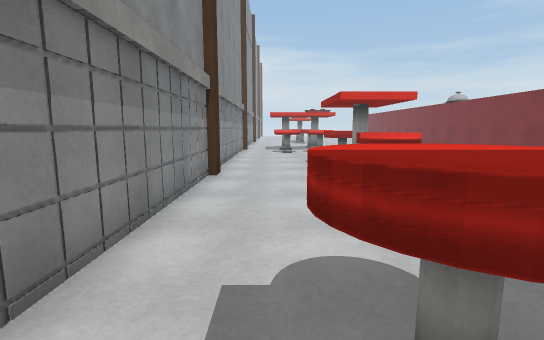
view 1 (above)

17 first-person views from a walk through a Unity game level. The camera is 1.4 m above the floor, tilts 8° down and sees 85° across. The floor is counted in squares, 1 m on a side. Each view is taken from the middle of a square. On the plan, view 1 faces up. The plan holds only what a view shows up to about 14 squares ahead; the rest is blank. The place goes on beyond the plan. Surface patterns are stand-ins for the level's own textures.

view 2
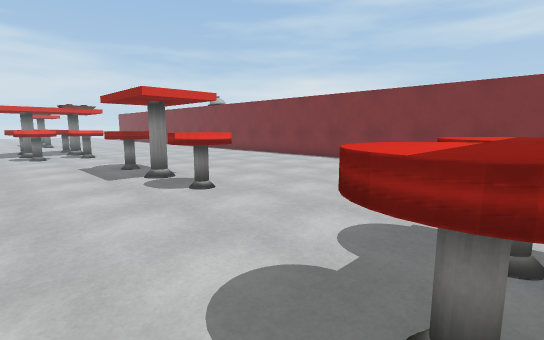

view 3
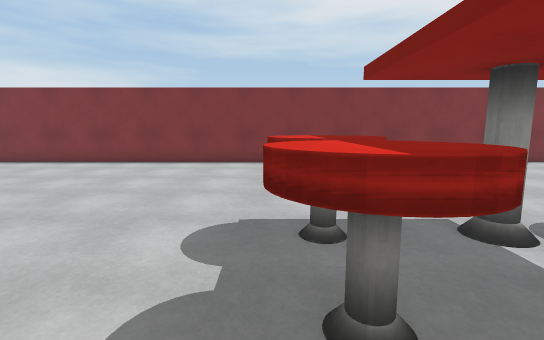

view 4
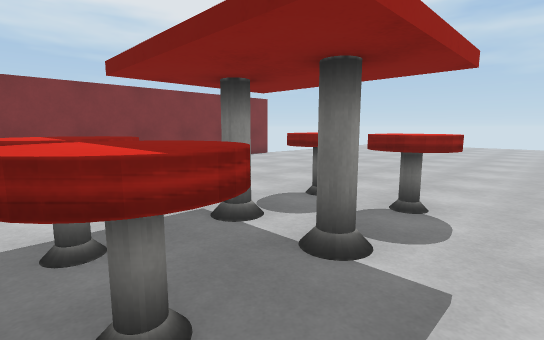

view 5
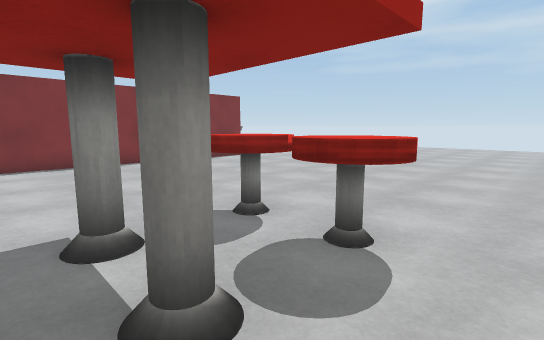

view 6
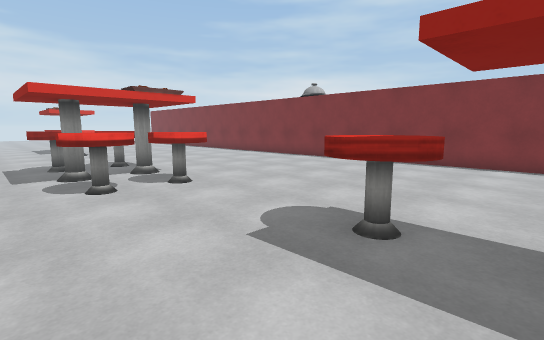

view 7
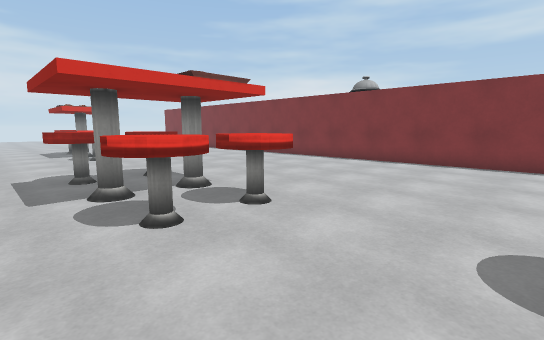

view 8
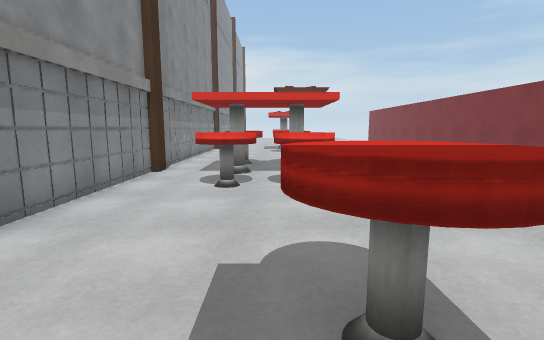

view 9
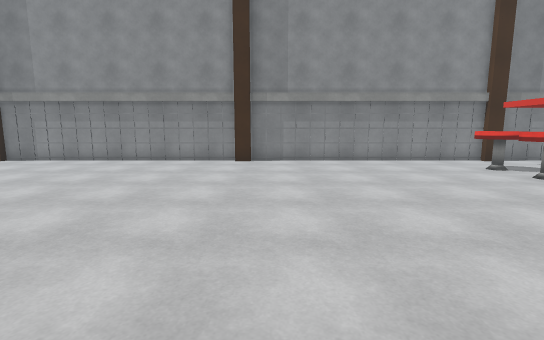

view 10
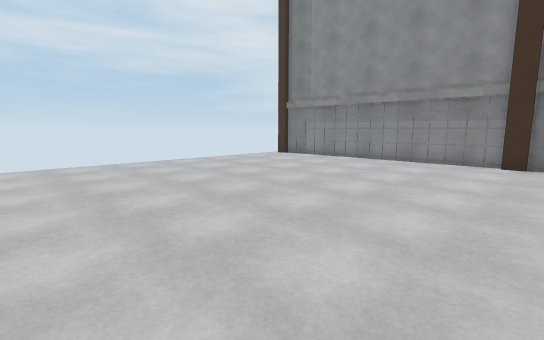

view 11
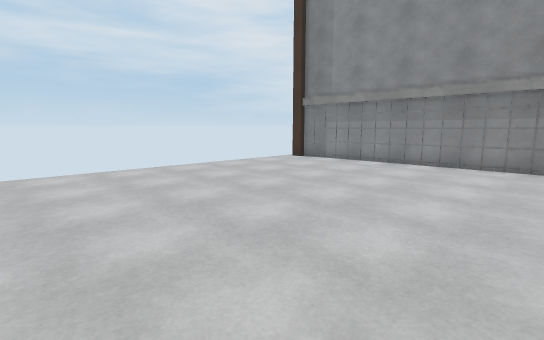

view 12
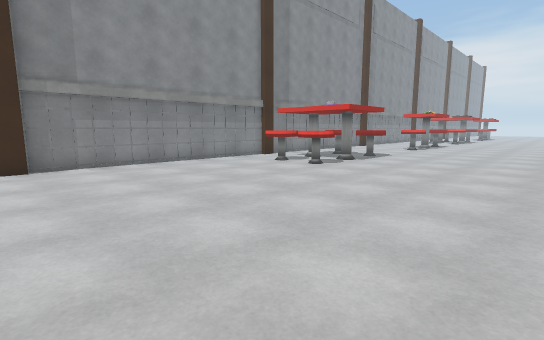

view 13
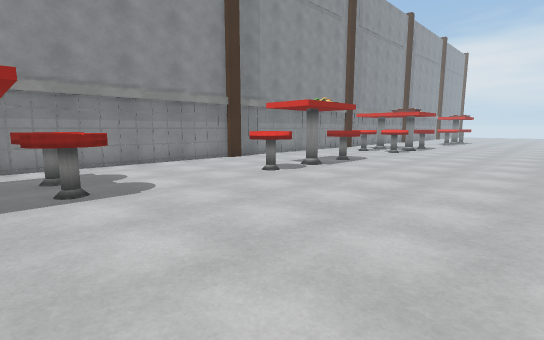

view 14
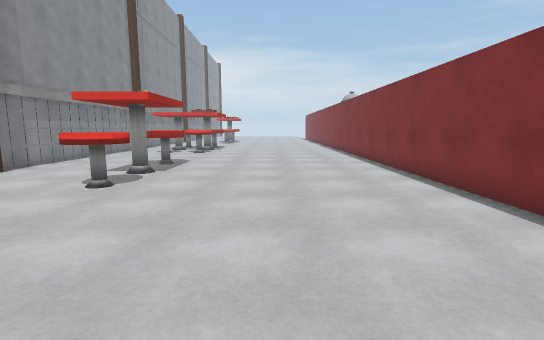

view 15
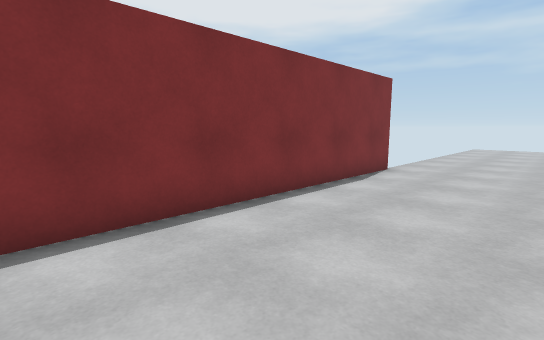

view 16
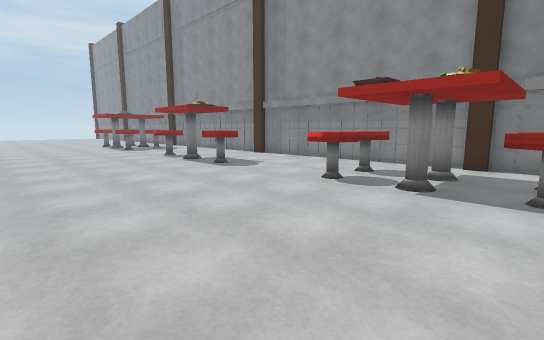

view 17
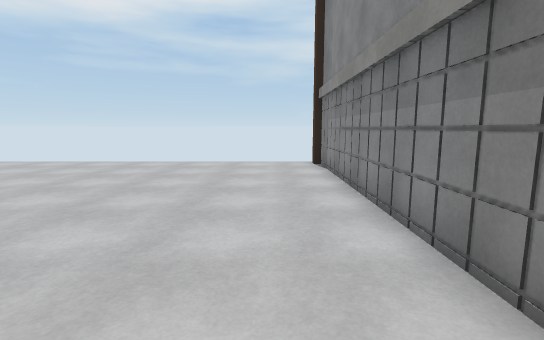

### Floor plan
Key: @ floor where view 1 was taken; # wall or solid block; x gap in a wall; . floor; ^ raised ledge; O other object.
Columns run from 2 left of view 1 to 11 right of it. Each row starts with its distance up from view 1.
 22 #.^^^^ ......#
 21 #..^#O.......#
 20 #..# O.......#
 19 #..###.......#
 18 #..^#^.......#
 17 #.^^^^.......#
 16 #............#
 15 #............#
 14 #............#
 13 #............#
 12 #...^^.......#
 11 #....^.......#
 10 #....OO......#
  9 #............#
  8 #....^.......#
  7 #...^^.......#
  6 #............#
  5 #............#
  4 #............#
  3 #............#
  2 #..^^^.......#
  1 #.^^^^.......#
  0 #.@..........#
 -1 #..#.O.......#
 -2 #..x.x.......#
 -3 #.^^^^.......#
 -4 #..^.^.......#
 -5 #............#
 -6 #............#
 -7 #............#
 -8 #............#
 -9 #............#
-10 #............#
-11 #.............
-12 #.............
-13 #.............
-14 #.............
-15 #.............
-16 #.............
-17 #.............
-18 #.............
-19 #.............
-20 #.............
-21 #.............
-22 #.............
-23 #.............

Where each view was taken, in squares from view 1:
view 1: 0 up, 0 right, facing up
view 2: 1 up, 1 left, facing up-right
view 3: 2 up, 1 left, facing right
view 4: 2 up, 1 left, facing down-right
view 5: 0 up, 1 left, facing down-right
view 6: 10 up, 1 left, facing up-right
view 7: 13 up, 1 left, facing up-right
view 8: 10 up, 2 right, facing up
view 9: 11 down, 11 right, facing left
view 10: 11 down, 11 right, facing down-left
view 11: 13 down, 10 right, facing down-left
view 12: 13 down, 10 right, facing up-left
view 13: 0 up, 10 right, facing up-left
view 14: 0 up, 7 right, facing up
view 15: 0 up, 7 right, facing down-right
view 16: 22 up, 10 right, facing down-left
view 17: 11 down, 0 right, facing down
